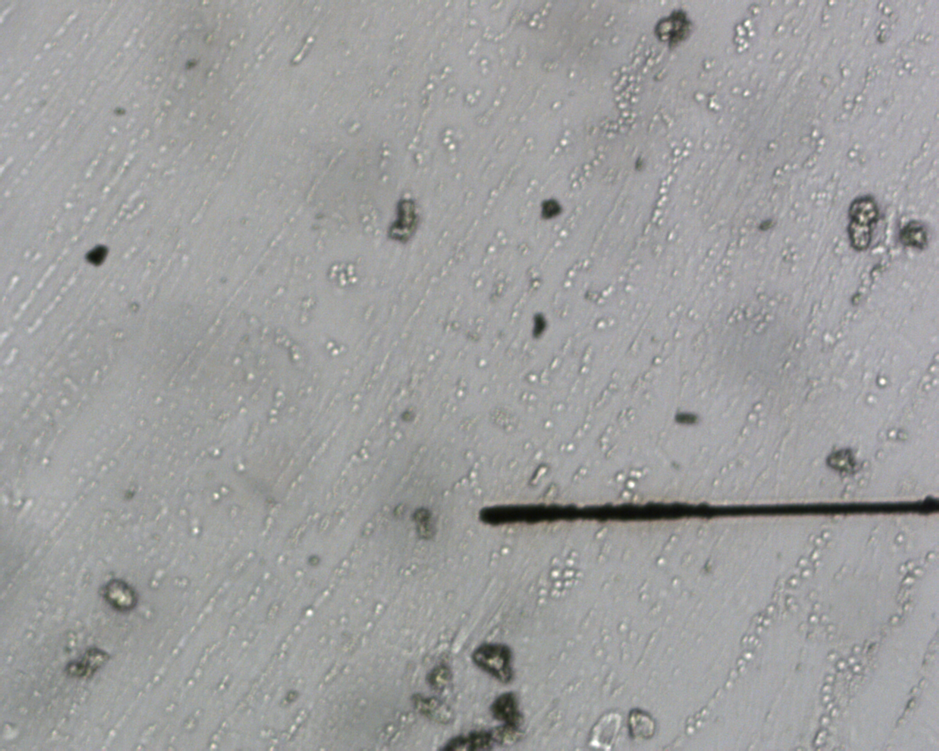
#> input picture phototest 1/phototest 1/laser_line_X24_Y-2905_20260203_205058.png, 939 x 751 px, shrunk from 1280 x 1024 before the run
$ python demo.py
#> lines starting #> are read from the running program, lines starting #| are printed output that depends on the picture
import cv2
import numpy as np
import matplotlib.pyplot as plt

def analyze_laser_line(image_path, pixel_to_um=1.0):
    # 1. 加载图片并转为灰度
#> called with pixel_to_um = 1
    img = cv2.imread(image_path, cv2.IMREAD_GRAYSCALE)
#> img: shape (751, 939); min 10, max 255, mean 157.8
    if img is None:
        print("错误: 无法加载图片")
        return

    # 2. 预处理：轻微高斯模糊，减少表面粗糙度带来的高频噪声
    blurred = cv2.GaussianBlur(img, (5, 5), 0)

    # 3. 垂直投影定位线条 (寻找暗线)
    # 对每一行求和，暗线所在行的总和会是极小值
    projection = np.sum(blurred, axis=1)
#> projection = 751 values, max 154171 at index 283, min 85165 at index 510, mean 148161.3
    center_y = np.argmin(projection)
#> center_y = 510

    # 定义检查区域（在中心行上下各取25像素）
    search_range = 25
    roi_y_start = max(0, center_y - search_range)
#> roi_y_start = 485
    roi_y_end = min(img.shape[0], center_y + search_range)
#> roi_y_end = 535

    # 4. 逐列扫描测量线宽
    widths = []
    # 为了提高性能和鲁棒性，每隔5个像素采样一次
    for x in range(0, img.shape[1], 5):
        profile = blurred[roi_y_start:roi_y_end, x].astype(float)

        # 计算一阶导数（梯度）
        gradient = np.diff(profile)

        # 暗线边缘特征：
        # 上边缘：亮 -> 暗 (梯度负极值)
        # 下边缘：暗 -> 亮 (梯度正极值)
        idx_top = np.argmin(gradient)
        idx_bottom = np.argmax(gradient)

        # --- 亚像素插值 (Parabolic Interpolation) ---
        def get_subpixel(grad_array, idx):
            if idx <= 0 or idx >= len(grad_array) - 1:
                return idx
            # 抛物线拟合公式
            y1, y2, y3 = grad_array[idx-1], grad_array[idx], grad_array[idx+1]
            denom = 2 * (y1 - 2*y2 + y3)
            if denom == 0: return idx
            delta = (y1 - y3) / denom
            return idx + delta

        sub_top = get_subpixel(gradient, idx_top)
        sub_bottom = get_subpixel(gradient, idx_bottom)

        pixel_width = sub_bottom - sub_top

        # 过滤掉明显的错误宽度（根据你的图片，宽度应大于5像素）
        if 5 < pixel_width < 100:
            widths.append(pixel_width)
#> this loop made 188 passes
#> (idx_top, idx_bottom, sub_top) on passes 1 to 3: (18, 1, 18.5), (18, 9, 18), (5, 12, 5)

    # 5. 结果统计
    if not widths:
        print("未检测到有效线条")
        return

    avg_width_px = np.mean(widths)
    std_width_px = np.std(widths)
    real_width = avg_width_px * pixel_to_um

    # 6. 可视化结果
    plt.figure(figsize=(12, 6))

    # 子图1：原图与检测线
    plt.subplot(1, 2, 1)
    plt.imshow(img, cmap='gray')
    plt.axhline(center_y, color='red', linestyle='--', label='Center Line')
    plt.axhline(center_y - avg_width_px/2, color='cyan', label='Detected Edge')
    plt.axhline(center_y + avg_width_px/2, color='cyan')
    plt.title(f"Detection (Avg: {avg_width_px:.2f} px)")
    plt.legend()

    # 子图2：中段截面的梯度分布
    plt.subplot(1, 2, 2)
    mid_x = img.shape[1] // 2
    sample_profile = blurred[roi_y_start:roi_y_end, mid_x].astype(float)
    sample_grad = np.diff(sample_profile)
    plt.plot(sample_grad, label='Gradient Profile')
    plt.axvline(np.argmin(sample_grad), color='r', alpha=0.5, label='Top Edge')
    plt.axvline(np.argmax(sample_grad), color='g', alpha=0.5, label='Bottom Edge')
    plt.title("Edge Gradient Analysis")
    plt.legend()

    print(f"--- 分析结果 ---")
    print(f"平均线宽 (像素): {avg_width_px:.3f} px")
#| 平均线宽 (像素): 15.157 px
    print(f"线宽标准差: {std_width_px:.3f} px")
#| 线宽标准差: 6.961 px
    print(f"实际物理线宽: {real_width:.3f} (单位视标定而定)")
#| 实际物理线宽: 15.157 (单位视标定而定)

    plt.show()
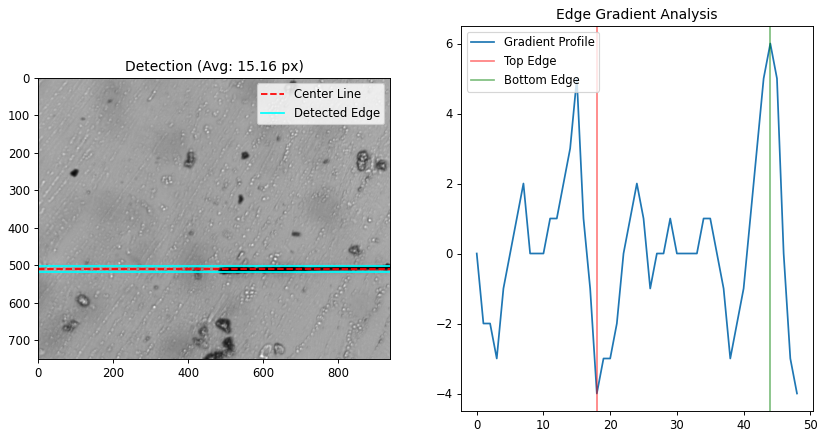
#> figure drawn by matplotlib, 2 panels; panel 2: curve peaks at x = 44, y = 6

# 使用示例
# image_path: 你的图片路径
# pixel_to_um: 你的相机标定系数（1个像素代表多少微米），若不确定先填1.0
analyze_laser_line('laser_line_X24_Y-2905_20260203_205058.png', pixel_to_um=1.0)

$ run again, with phototest 1/phototest 1/laser_line_X20_Y-2905_20260203_204837.png copied over phototest 1/phototest 1/laser_line_X24_Y-2905_20260203_205058.png
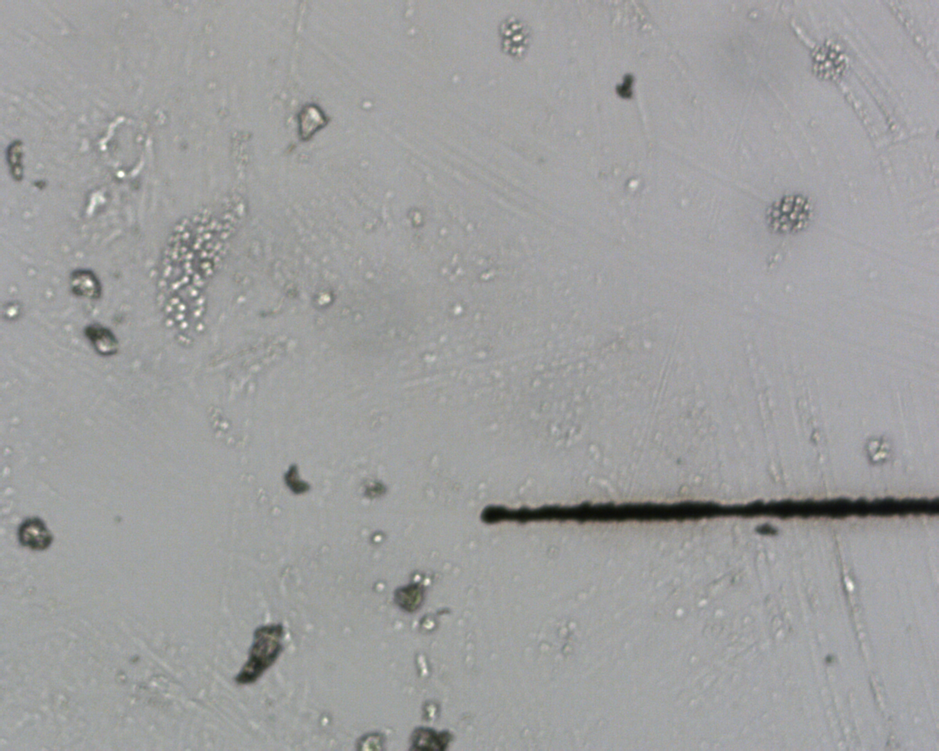
#> input picture phototest 1/phototest 1/laser_line_X20_Y-2905_20260203_204837.png, 939 x 751 px, shrunk from 1280 x 1024 before the run
#> projection = 751 values, max 153262 at index 2, min 87624 at index 511, mean 148609.1
#> center_y = 511
#> roi_y_start = 486
#> roi_y_end = 536
#> the loop in analyze_laser_line, `for x in range(0, img.shape[1], 5):` made 188 passes
#> (idx_top, idx_bottom, sub_top) on passes 1 to 3: (47, 40, 47.17), (26, 2, 26.5), (8, 1, 7.75)
#| 平均线宽 (像素): 15.315 px
#| 线宽标准差: 4.713 px
#| 实际物理线宽: 15.315 (单位视标定而定)
#> in analyze_laser_line, `plt.show()`:
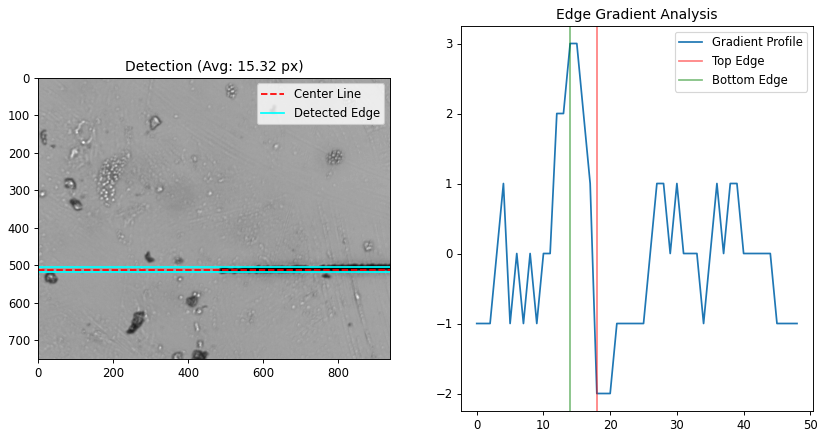
#> figure drawn by matplotlib, 2 panels; panel 2: curve peaks at x = 14, y = 3

$ run again, with phototest 1/phototest 1/laser_line_X21_Y-2905_20260203_204913.png copied over phototest 1/phototest 1/laser_line_X24_Y-2905_20260203_205058.png
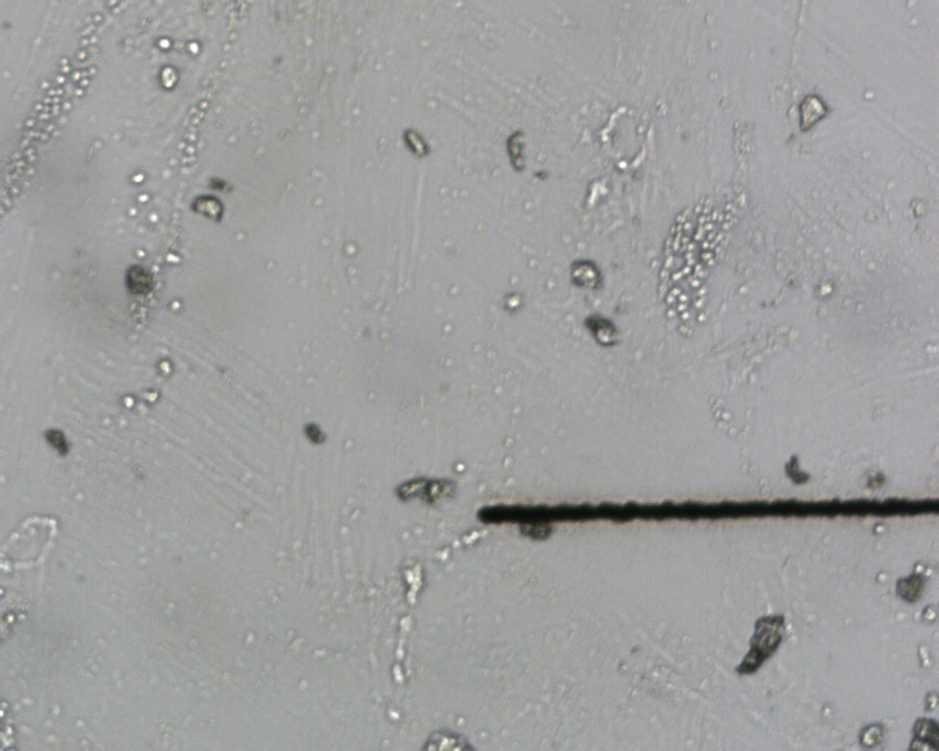
#> input picture phototest 1/phototest 1/laser_line_X21_Y-2905_20260203_204913.png, 939 x 751 px, shrunk from 1280 x 1024 before the run
#> projection = 751 values, max 153726 at index 0, min 85066 at index 510, mean 148457.6
#> center_y = 510
#> roi_y_start = 485
#> roi_y_end = 535
#> the loop in analyze_laser_line, `for x in range(0, img.shape[1], 5):` made 188 passes
#> (idx_top, idx_bottom, sub_top) on passes 1 to 3: (21, 15, 21), (15, 0, 14.83), (42, 48, 42.17)
#| 平均线宽 (像素): 15.957 px
#| 线宽标准差: 5.282 px
#| 实际物理线宽: 15.957 (单位视标定而定)
#> in analyze_laser_line, `plt.show()`:
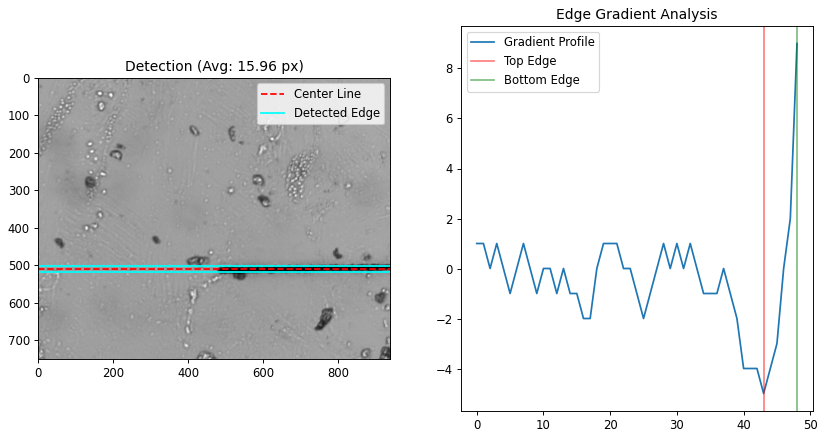
#> figure drawn by matplotlib, 2 panels; panel 2: curve peaks at x = 48, y = 9

$ run again, with phototest 1/phototest 1/laser_line_X22_Y-2905_20260203_204949.png copied over phototest 1/phototest 1/laser_line_X24_Y-2905_20260203_205058.png
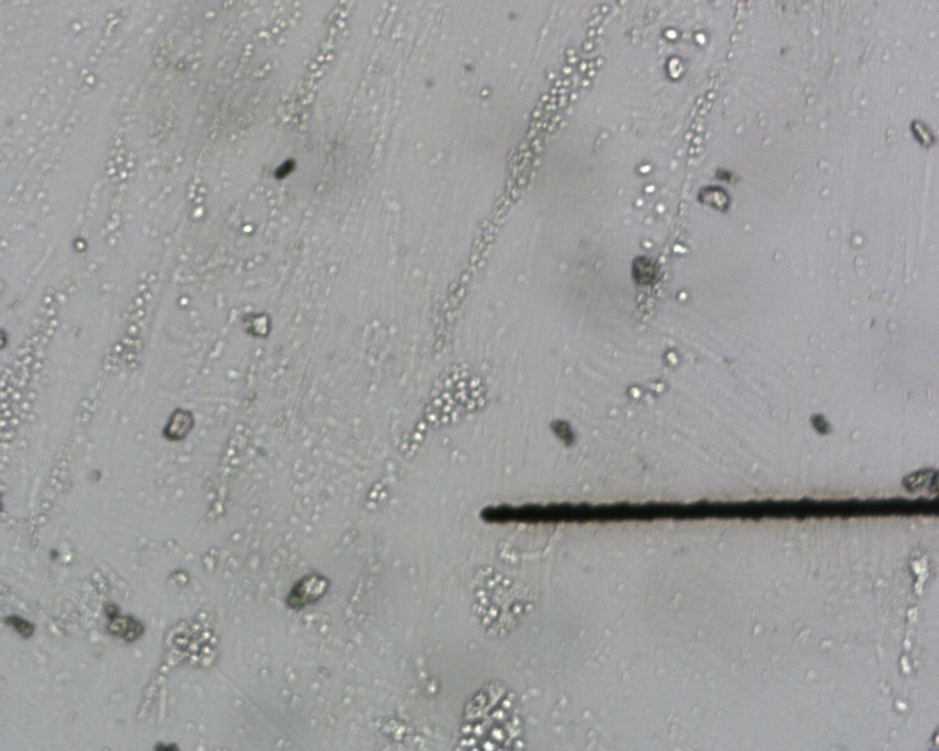
#> input picture phototest 1/phototest 1/laser_line_X22_Y-2905_20260203_204949.png, 939 x 751 px, shrunk from 1280 x 1024 before the run
#> projection = 751 values, max 153295 at index 229, min 84416 at index 511, mean 147881.8
#> center_y = 511
#> roi_y_start = 486
#> roi_y_end = 536
#> the loop in analyze_laser_line, `for x in range(0, img.shape[1], 5):` made 188 passes
#> (idx_top, idx_bottom, sub_top) on passes 1 to 3: (3, 25, 3.5), (4, 26, 3.83), (37, 32, 36.9)
#| 平均线宽 (像素): 18.068 px
#| 线宽标准差: 6.672 px
#| 实际物理线宽: 18.068 (单位视标定而定)
#> in analyze_laser_line, `plt.show()`:
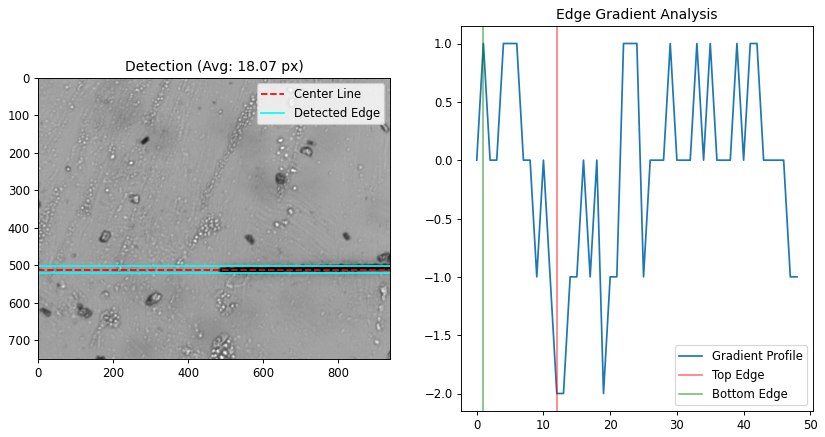
#> figure drawn by matplotlib, 2 panels; panel 2: curve peaks at x = 1, y = 1
